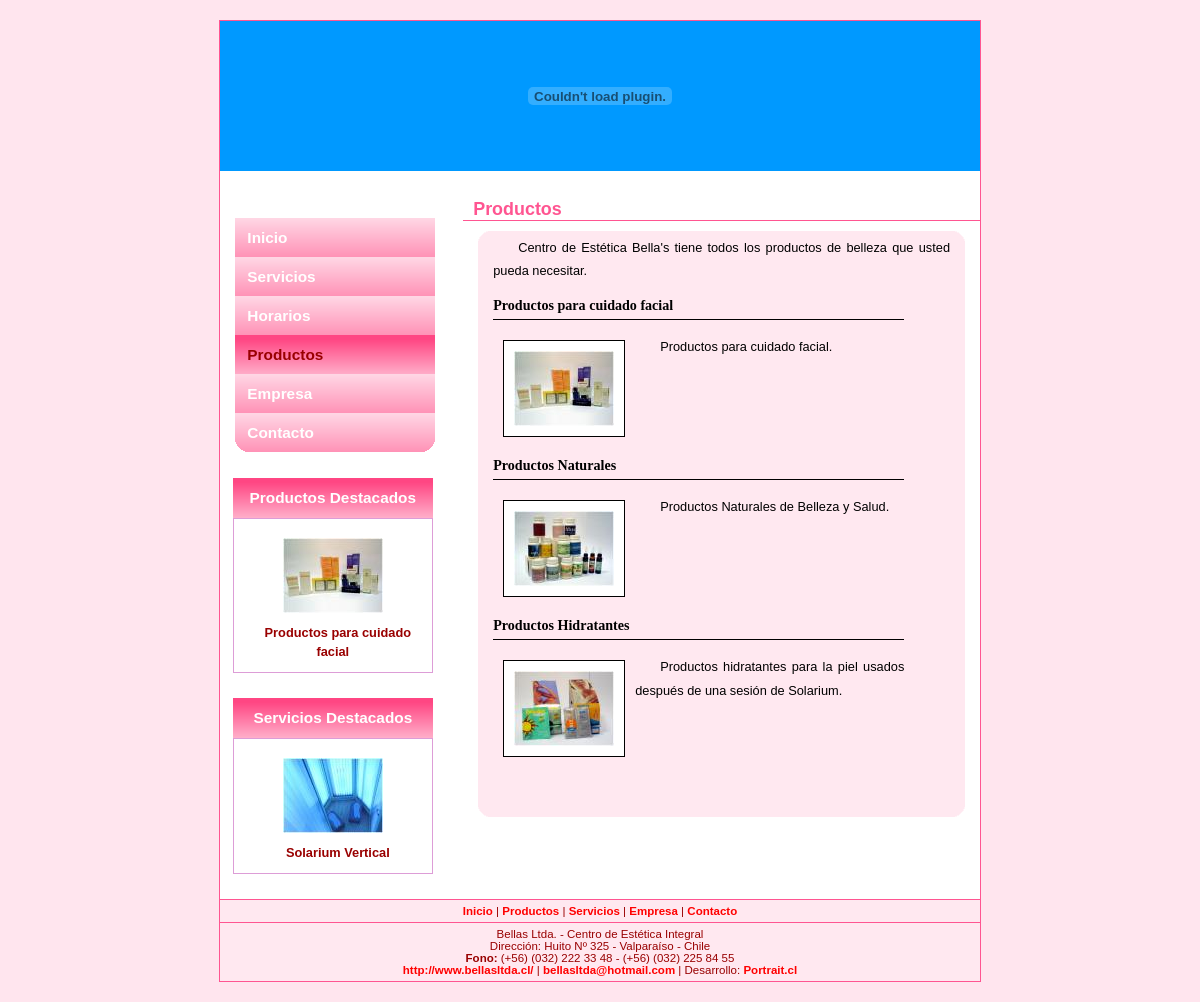
The page /productos.php on the database its author committed.
### tables this page shows
CREATE TABLE `web_prod` (
  `prod_id` tinyint(10) NOT NULL auto_increment,
  `prod_nombre` tinytext NOT NULL,
  `prod_imagen` tinytext NOT NULL,
  `prod_resena` text NOT NULL,
  `prod_pub` tinytext NOT NULL,
  `prod_cat` tinytext NOT NULL,
  `prod_dest` tinytext NOT NULL,
  `prod_fecha` varchar(255) NOT NULL,
  PRIMARY KEY  (`prod_id`)
);

CREATE TABLE `web_serv` (
  `serv_id` tinyint(10) NOT NULL auto_increment,
  `serv_nombre` tinytext NOT NULL,
  `serv_imagen` tinytext NOT NULL,
  `serv_resena` text NOT NULL,
  `serv_pub` tinytext NOT NULL,
  `serv_cat` tinytext NOT NULL,
  `serv_dest` tinytext NOT NULL,
  `serv_fecha` varchar(255) NOT NULL,
  PRIMARY KEY  (`serv_id`)
);

CREATE TABLE `web_conf` (
  `conf_id` tinyint(10) NOT NULL,
  `conf_nombre_sitio` tinytext NOT NULL,
  `conf_slogan` tinytext NOT NULL,
  `conf_descripcion` text NOT NULL,
  `conf_mail` tinytext NOT NULL,
  `conf_telefono` tinytext NOT NULL,
  `conf_direccion` tinytext NOT NULL,
  PRIMARY KEY  (`conf_id`)
);

### cp/inc/fx/general.fx.php (called while the page is built, shortened)
<?php
  function str_output($text){
    $text = stripslashes(html_entity_decode(trim($text), ENT_QUOTES));
    return $text;
  }
?>

### cp/inc/fx/conf.fx.php (called while the page is built, shortened)
<?php
$thisurl = "http://".$_SERVER['HTTP_HOST'].$_SERVER['PHP_SELF'];
$pp_pub = 10;
?>

### productos.php (the view, shortened to what this page needs)
<?php
include('inc.inc.php');
$self = str_replace(".","",strrev(strrchr(strrev(basename($_SERVER['PHP_SELF'])),".")));
$title = ucfirst($self);
$section = "prod";
$tabla = $pre.$section;
disp_header($pre,$title);
   if (isset($_GET['cat'])){$categ_id = str_input($_GET['cat']);}
   else {$categ_id='1';}
if(isset($_GET['st'])){$st = str_input($_GET['st']);} else{$st = 0;}
     $cat_productos = mysql_query("SELECT cat_id,cat_productos FROM ".$pre."cat WHERE cat_productos IS NOT NULL ORDER BY cat_id") or die(mysql_error());
        for($j=0; $j<mysql_num_rows($cat_productos); ++$j) {
          $cat_id = mysql_result($cat_productos,$j,"cat_id");
          $cat_prod[$cat_id] = str_output(mysql_result($cat_productos,$j,"cat_productos"));
        }
      asort($cat_prod);
  $url_images_folder = "./".str_replace(".","",strrev(strrchr(strrev(basename($_SERVER['PHP_SELF'])),".")))."/";
  $url_thumbs_folder = $url_images_folder."thumbs/";
?>
<div id="content">
<?php
    if (isset($_GET['prod_id'])){$secc_name = "Destacados";}
    else {foreach ($cat_prod as $key => $value) {if ($key == $categ_id) {$secc_name = $value;}}}
?>
  <h1><?php echo $secc_name; ?></h1>
    <div class="article">
    <p>Centro de Estética Bella's tiene todos los productos de belleza que usted pueda necesitar.</p>
<?php
  $datos = mysql_query("SELECT prod_id FROM ".$tabla." WHERE prod_cat='".$categ_id."' AND prod_pub='si'") or die(mysql_error());
  if (mysql_num_rows($datos) == 0) {
    draw_noitems();
  }
  else {
    if (isset($_GET['prod_id'])){
      $prod_id = str_input($_GET['prod_id']);
      $datos = mysql_query("SELECT * FROM ".$tabla." WHERE prod_id='".$prod_id."' AND prod_pub='si'") or die(mysql_error());
      $total = 1;
    }
    else {
  $datos = mysql_query("SELECT COUNT(*) FROM ".$tabla." WHERE prod_cat='".$categ_id."' AND prod_pub='si'") or die(mysql_error());
  $total = mysql_result($datos,0);
  $datos = mysql_query("SELECT * FROM ".$tabla." WHERE prod_cat='".$categ_id."' AND prod_pub='si' ORDER BY prod_id DESC LIMIT ".$st.",".$pp_pub."") or die(mysql_error());
    }
      $num_rows = mysql_num_rows($datos);
      for($j=0; $j<$num_rows; ++$j) {
          $prod_nombre = str_output(mysql_result($datos,$j,"prod_nombre"));
          $prod_imagen = str_output(mysql_result($datos,$j,"prod_imagen"));
          $prod_resena = str_output(mysql_result($datos,$j,"prod_resena"));
?>
<div align="left">
<table width="90%" border="0" cellspacing="0" cellpadding="0">
  <tr>
    <td colspan="2"> <h2><?php echo $prod_nombre; ?></h2></td>
  </tr>
  <tr>
    <td valign="top" width="140" align="center">
              <a href="<?php echo $url_images_folder."index.php?&amp;act=v&amp;f=".$prod_imagen; ?>" title="<?php echo $prod_nombre; ?>">
              <img src="<?php echo $url_thumbs_folder.$prod_imagen; ?>" border="0" align="center" alt="<?php echo $prod_nombre; ?>" /></a>
    </td>
    <td valign="top">
              <div class="descripcion"><?php echo $prod_resena; ?></div>
    </td>
  </tr>
</table>
</div>
<?php     }
    echo paginar($total,$pp_pub,$st,$thisurl."?&amp;cat=".$categ_id."&amp;st=");
  }
?>
     </div>
</div>
<?php include('menu.inc.php'); ?>
<?php include('side.inc.php'); ?>
<?php disp_footer($pre); ?>

### layout.fx.php (shortened to what this page needs)
<?php
  function disp_header($pre,$title=''){
?>
<!DOCTYPE html PUBLIC "-//W3C//DTD XHTML 1.0 Transitional//EN" "http://www.w3.org/TR/xhtml1/DTD/xhtml1-transitional.dtd">
<html xmlns="http://www.w3.org/1999/xhtml">
<head>
<?php
    $tabla = $pre."conf";
?>
<?php
$phpself = basename($_SERVER['PHP_SELF']);
?>
  <link href="css/reset.css" rel="stylesheet" type="text/css" />
  <link href="css/estilo.css" rel="stylesheet" type="text/css" />
  <link href="css/generic.css" rel="stylesheet" type="text/css" />
  <link href="css/niftyCorners.css" rel="stylesheet" type="text/css" />
</head>
<body>
  <div id="wrapper">
    <div id="header">
      <object classid="clsid:D27CDB6E-AE6D-11cf-96B8-444553540000" codebase="http://download.macromedia.com/pub/shockwave/cabs/flash/swflash.cab#version=6,0,29,0" width="760" height="150">
        <embed src="img/arriba.swf" quality="high" pluginspage="http://www.macromedia.com/go/getflashplayer" type="application/x-shockwave-flash" width="760" height="150"></embed>
      </object>
    </div>
<?php
  }
?>
<?php
  function disp_footer($pre){
?>
    <div id="footer">
<?php
    $tabla = $pre."conf";
    $datos = mysql_query("SELECT * FROM ".$tabla."") or die(mysql_error());
      for($j=0; $j<mysql_num_rows($datos); $j++) {
        $conf_nombre_sitio = str_output(mysql_result($datos,$j,"conf_nombre_sitio"));
        $conf_descripcion = str_output(mysql_result($datos,$j,"conf_descripcion"));
        $conf_mail = str_output(mysql_result($datos,$j,"conf_mail"));
        $conf_telefono = str_output(mysql_result($datos,$j,"conf_telefono"));
        $conf_direccion = str_output(mysql_result($datos,$j,"conf_direccion"));
      }
?>
          <a href="inicio.php">Inicio</a> |
          <a href="productos.php">Productos</a> |
          <a href="servicios.php">Servicios</a> |
          <a href="empresa.php">Empresa</a> |
          <a href="contacto.php">Contacto</a>
    </div>
    <div id="credits">
 <?php echo $conf_nombre_sitio; ?> - <?php echo $conf_descripcion; ?><br />
Dirección: <?php echo $conf_direccion; ?><br />
<strong>Fono:</strong>  <?php echo $conf_telefono; ?> <br />
<a href="http://www.bellasltda.cl/">http://www.bellasltda.cl/</a> | <a href="mailto:<?php echo $conf_mail; ?>"><?php echo $conf_mail; ?></a> | Desarrollo: <a href="http://portrait.cl/" title="Ir a Portrait">Portrait.cl</a>
    </div>
  </div>
</body>
</html>
<?php
  }
?>
<?php
  function paginar($total,$pp,$st,$url){
    settype($page_first, "string");
    settype($page_previous, "string");
    settype($page_nav, "string");
    settype($page_next, "string");
    settype($page_last, "string");
    settype($paginar, "string");
    $paginar .= "<div class=\"paginar\">$page_first $page_previous $page_nav $page_next $page_last</div>";
    return $paginar;
  }
?>

### menu.inc.php (shortened to what this page needs)
<ul id="navigation">
  <li><a href="inicio.php" <?php if($phpself=="inicio.php") {echo "class=\"current\"";}?>>Inicio</a></li>
  <li><a href="servicios.php" <?php if($phpself=="servicios.php") {echo "class=\"current\"";}?>>Servicios</a></li>
  <li><a href="horario.php" <?php if($phpself=="horario.php") {echo "class=\"current\"";}?>>Horarios</a></li>
  <li><a href="productos.php" <?php if($phpself=="productos.php") {echo "class=\"current\"";}?>>Productos</a></li>
  <li><a href="empresa.php" <?php if($phpself=="empresa.php") {echo "class=\"current\"";}?>>Empresa</a></li>
  <li><a href="contacto.php" <?php if($phpself=="contacto.php") {echo "class=\"current\"";}?>>Contacto</a></li>
</ul>

### side.inc.php (shortened to what this page needs)
<?php
  $url_images_folder_prod = "./productos/";
  $url_thumbs_folder_prod = $url_images_folder_prod."thumbs/";
  $url_images_folder_serv = "./servicios/";
  $url_thumbs_folder_serv = $url_images_folder_serv."thumbs/";
?>
        <div class="side">
<?php
  $datos = mysql_query("SELECT prod_id FROM ".$pre."prod ") or die(mysql_error());
  if (mysql_num_rows($datos) == 0) {}
  else {
      $datos = mysql_query("SELECT * FROM ".$pre."prod WHERE prod_pub='si' AND prod_dest='si' ORDER BY RAND() LIMIT 1") or die(mysql_error());
      $num_rows = mysql_num_rows($datos);
      for($j=0; $j<$num_rows; ++$j) {
          $prod_nombre = str_output(mysql_result($datos,$j,"prod_nombre"));
          $prod_imagen = str_output(mysql_result($datos,$j,"prod_imagen"));
?>
        <h3>Productos Destacados</h3>
          <div align="center" class="sidebox"><br />
            <a href="productos.php" title="<?php echo $prod_nombre; ?>">
            <img src="<?php echo $url_thumbs_folder_prod.$prod_imagen; ?>" border="0" alt="<?php echo $prod_nombre; ?>" /></a>
            <p><a href="productos.php" title="<?php echo $prod_nombre; ?>"><?php echo $prod_nombre; ?></a></p>
          </div>
<?php
          }
  }
?>
        </div>
        <div class="side">
<?php
  $datos = mysql_query("SELECT serv_id FROM ".$pre."serv ") or die(mysql_error());
  if (mysql_num_rows($datos) == 0) {}
  else {
      $datos = mysql_query("SELECT * FROM ".$pre."serv WHERE serv_pub='si' AND serv_dest='si' ORDER BY RAND() LIMIT 1") or die(mysql_error());
      $num_rows = mysql_num_rows($datos);
      for($j=0; $j<$num_rows; ++$j) {
          $serv_nombre = str_output(mysql_result($datos,$j,"serv_nombre"));
          $serv_imagen = str_output(mysql_result($datos,$j,"serv_imagen"));
?>
        <h3>Servicios Destacados</h3>
          <div align="center" class="sidebox"><br />
            <a href="servicios.php" title="<?php echo $serv_nombre; ?>">
            <img src="<?php echo $url_thumbs_folder_serv.$serv_imagen; ?>" border="0" alt="<?php echo $serv_nombre; ?>" /></a>
            <p><a href="servicios.php" title="<?php echo $serv_nombre; ?>"><?php echo $serv_nombre; ?></a></p>
          </div>
<?php
          }
  }
?>
        </div>

### css/estilo.css (style rules this page uses)
body { margin: 0px; padding: 0px; background: #FFE5EE; font: 0.8em/1em "Trebuchet MS", Arial, Verdana, Helvetica, sans-serif; }
#wrapper { width: 760px; margin: 20px auto; padding: 0px; background: #FFF; border: 1px solid #FF5591; }
#header { height: 150px; margin: 0px 0px 2em; background: #0099FF; border-bottom: 1px solid #FFF; }
#navigation { width: 200px; margin: 3em 0px 1em 1em; padding: 0; font: bold 1.2em "Trebuchet MS", Arial, Verdana, Helvetica, sans-serif; overflow: hidden; line-height: 1.5em; }
#navigation li { text-transform: capitalize; }
#navigation li a { color: white; text-decoration: none; display: block; padding: 8px 4px 8px 12px; background: url(../img/blockdefault.png) center center; }
#navigation li a:hover, #navigation li .current { color: #990000; background: #006699 url(../img/blockactive.png); }
#content { float: right; width: 68%; }
#content h1 { font-size: 1.4em; border-bottom: 1px solid #FF5591; color: #FF5591; text-decoration: none; margin-bottom: 10px; font-weight: bold; text-indent: 5px; padding: 5px; }
.article { margin: 0px 15px 15px; padding: 0px 15px 15px; background: #FFE8F0; }
.article h2 { border-bottom: 1px solid #000000; margin-top: 10px; margin-bottom: 10px; padding-bottom: 5px; font: bold 1.1em Georgia, "Times New Roman", Times, serif; }
.article p { text-align: justify; text-indent: 25px; line-height: 1.8em; margin-top: 5px; margin-bottom: 5px; }
.article img, #side img { background: #FFFFFF; margin: 10px; padding: 10px; border: 1px solid #000000; }
.article a, #side a { color: #990000; text-decoration: none; font-weight: bold; }
.side { width: 200px; background: #FFFFFF; margin-top: 1em; margin-bottom: 2em; line-height: 1.5em; margin-left: 1em; }
.side h3 { background: url(../img/blockactive.png); color: #FFF; font-size: 1.2em; line-height: 40px; text-transform: capitalize; margin: 0px; padding-top: 0px; text-align: center; }
.side p { text-indent: 10px; margin: 10px; }
a { color: #990000; text-decoration: none; font-weight: bold; }
.sidebox { border: 1px solid #DD9DD7; margin-bottom: 1em; }
#footer, #credits { background: #FFE8F0; color: #990000; font-size: 0.9em; clear: both; text-align: center; padding: 5px; line-height: normal; border-top: 1px solid #FF5591; }
#footer a, #credits a { color: #FF0000; text-decoration: none; font-weight: bold; }
.paginar { padding: 10px; font-size: 0.9em; text-align: center; margin: 10px auto; }

### rows shown on the page
web_prod: prod_nombre "Productos para cuidado facial", prod_imagen (picture), prod_resena "Productos para cuidado facial."
web_prod: prod_nombre "Productos Naturales", prod_imagen (picture), prod_resena "Productos Naturales de Belleza y Salud."
web_prod: prod_nombre "Productos Hidratantes", prod_imagen (picture), prod_resena "Productos hidratantes para la piel usados después de una sesión de Solarium."
web_serv: serv_imagen (picture), serv_nombre "Solarium Vertical"
web_conf: conf_nombre_sitio "Bellas Ltda.", conf_descripcion "Centro de Estética Integral", conf_direccion "Huito Nº 325 - Valparaíso - Chile", conf_telefono "(+56) (032) 222 33 48 - (+56) (032) 225 84 55", conf_mail "bellasltda@hotmail.com"

### other values the page prints
$secc_name "Productos"
